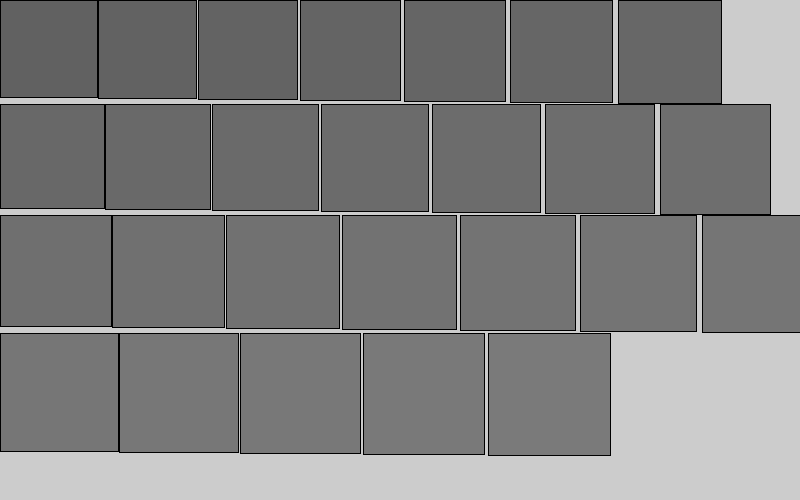
Frame 1 (no input)
Frame 60 (the mouse pressed at the canvas centre just before this capture): identical to frame 1, image omitted
Frame 120 (the mouse held since frame 60 and released just before this capture): identical to frame 1, image omitted

The Processing sketch that drew this single still picture (run headless with seeded random() and noise(); from frame 60 on, the mouse is pressed at the canvas centre):

// Processing sketch: hw03_charblock
// ── hw03_charblock.pde
void setup() {
  size(800, 500);
}
color charToColor(char a) {
  return color(a, a, a);
}
void drawChar(char b, int x, int y) {
  fill(charToColor(b));
  square(x, y, b);
}
void draw() {
  int counter=0;
  int y=0;
  int jesus=97;

  for (char c='a'; c<='z'; c++) {
    //how to get  coords?
    println("counter: " + counter);
    if (counter>800-c) {
      y+=c;
      jesus=c;
      counter=0;
    }
    counter= counter+(c);
    println("startx: " + (c-jesus)*c);
    int startx=(c-jesus)*c;
    drawChar(c, startx, y);//side length, startx, start y
  }
}
//a lower is 97, so basically subtract 97 from c then multiply c by c length in px
//add to y iff you can get a new row
